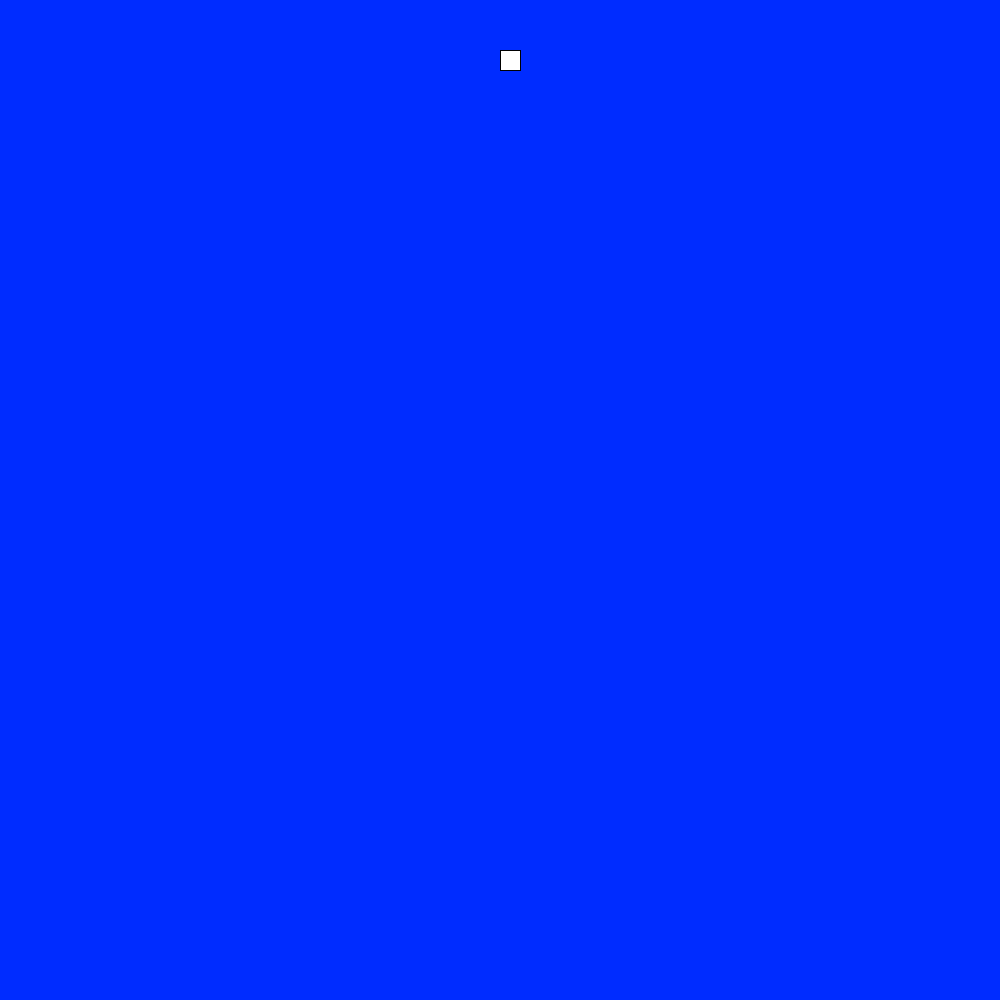
Frame 1 (no input)
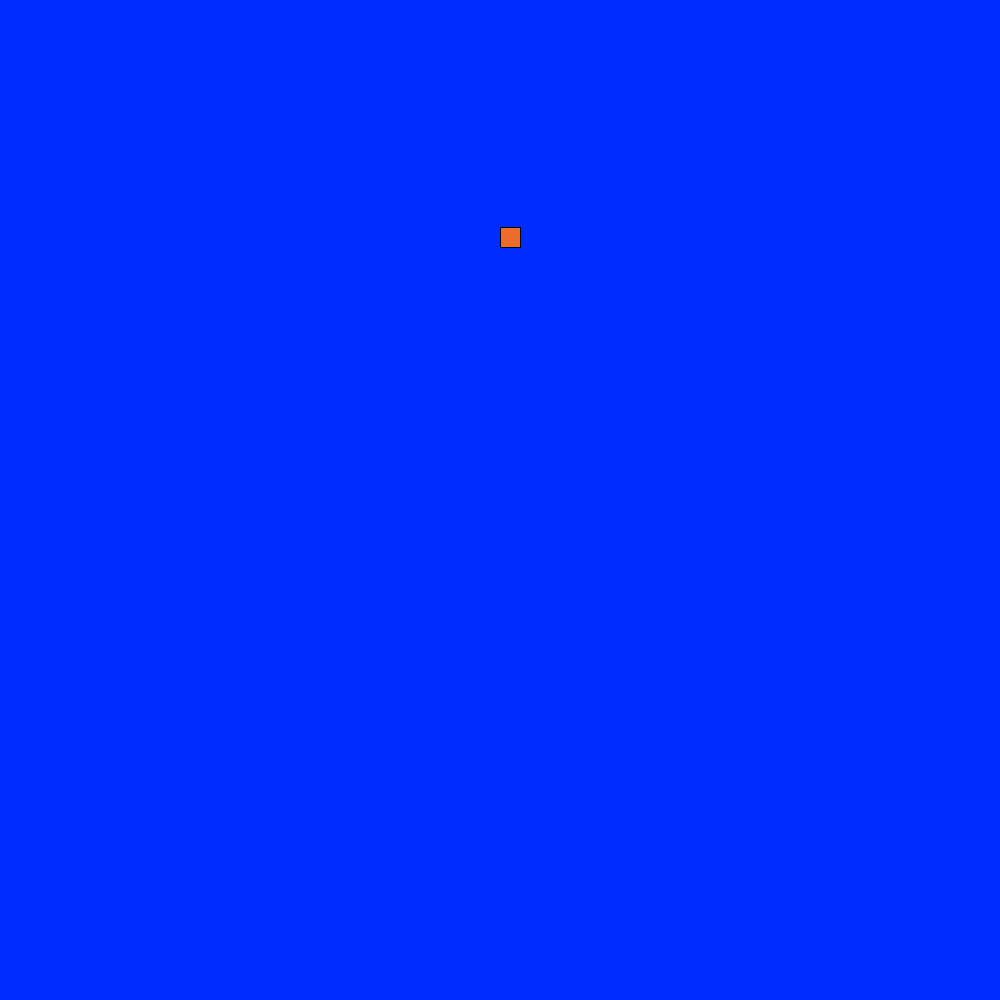
Frame 60 (the mouse pressed at the canvas centre just before this capture)
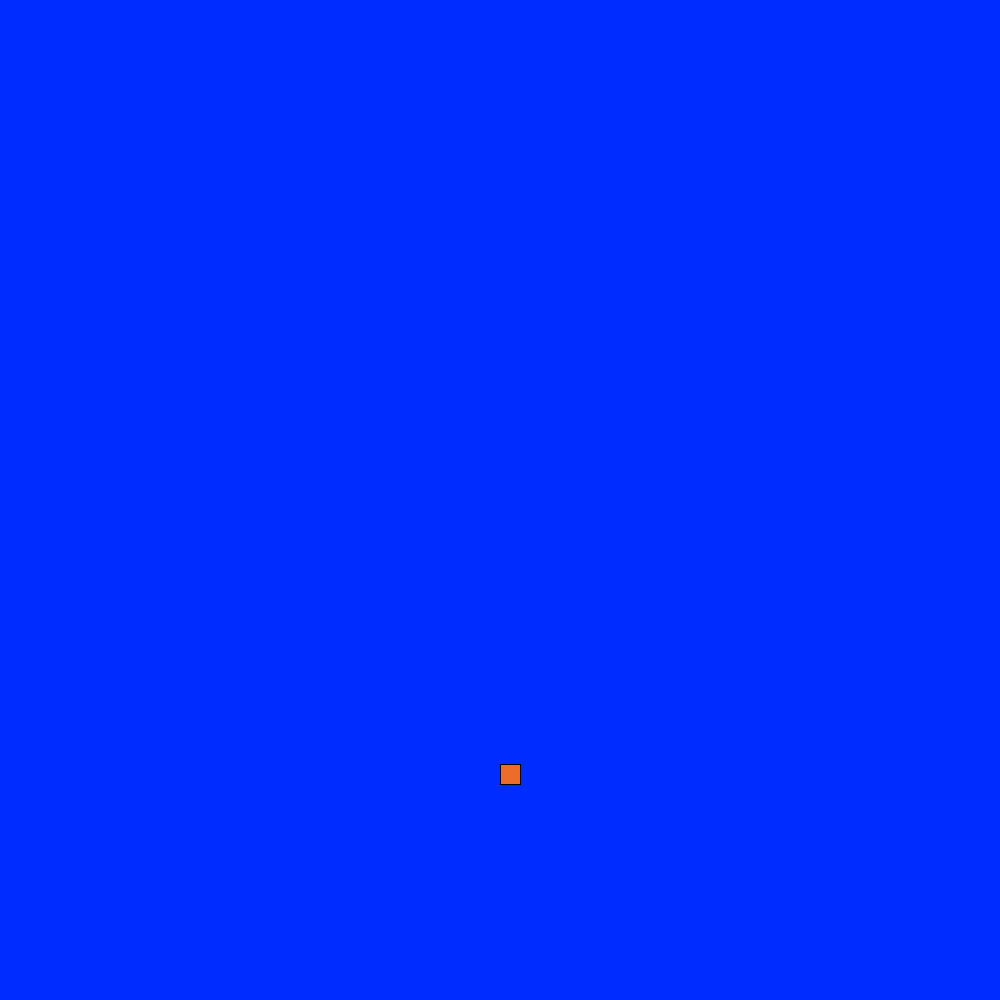
Frame 120 (the mouse held since frame 60 and released just before this capture)

The Processing sketch that drew these frames (run headless with seeded random() and noise(); from frame 60 on, the mouse is pressed at the canvas centre):

// Processing sketch: Gravity_Ball
// ── Gravity_Ball.pde
//declare the first GravityBall
GravityBall sebastian;
int ryan;

void setup() {
  size(1000, 1000);
  //initialize the GravityBall
  sebastian = new GravityBall();
  ryan = 17;
}

void draw() {
  background(#002CFF);
  sebastian.display();
  sebastian.move();
  sebastian.bounce();
}
class GravityBall {
  ////list information about the gravity ball
  //location
  //acceleration
  //velocity
  //size

  //declare variables
  PVector loc, vel, acc;
  float sz;

  //fill in the template with actual values
  //create a constructor
  GravityBall() {
    //inside here, we initialize variables and run any code that should occur at the moment the object is created
    loc = new PVector(width/2, 50);
    vel = new PVector(0, 0);
    acc = new PVector(0, .1);
    sz = 20;
  }
  ////////////////////////////////////////////////////////////
  //below this line, we will define what a gravity ball does//
  ////////////////////////////////////////////////////////////

  //what does a gravity ball do?
  //bounce, moves, gets drawn, accelerates(part of moving)

  void display() {
    //display the ball
    rect(loc.x, loc.y, sz, sz);
    fill(#ED6C2B);
  }

  void move() {
    //move the ball
    vel.add(acc);
    loc.add(vel);
  }

  void bounce() {
    //bounce ball off of floor
    if (loc.y > height - sz/2) {
      loc.y = height - sz/2;
      vel.y = -abs(vel.y);
    }
  }
}
